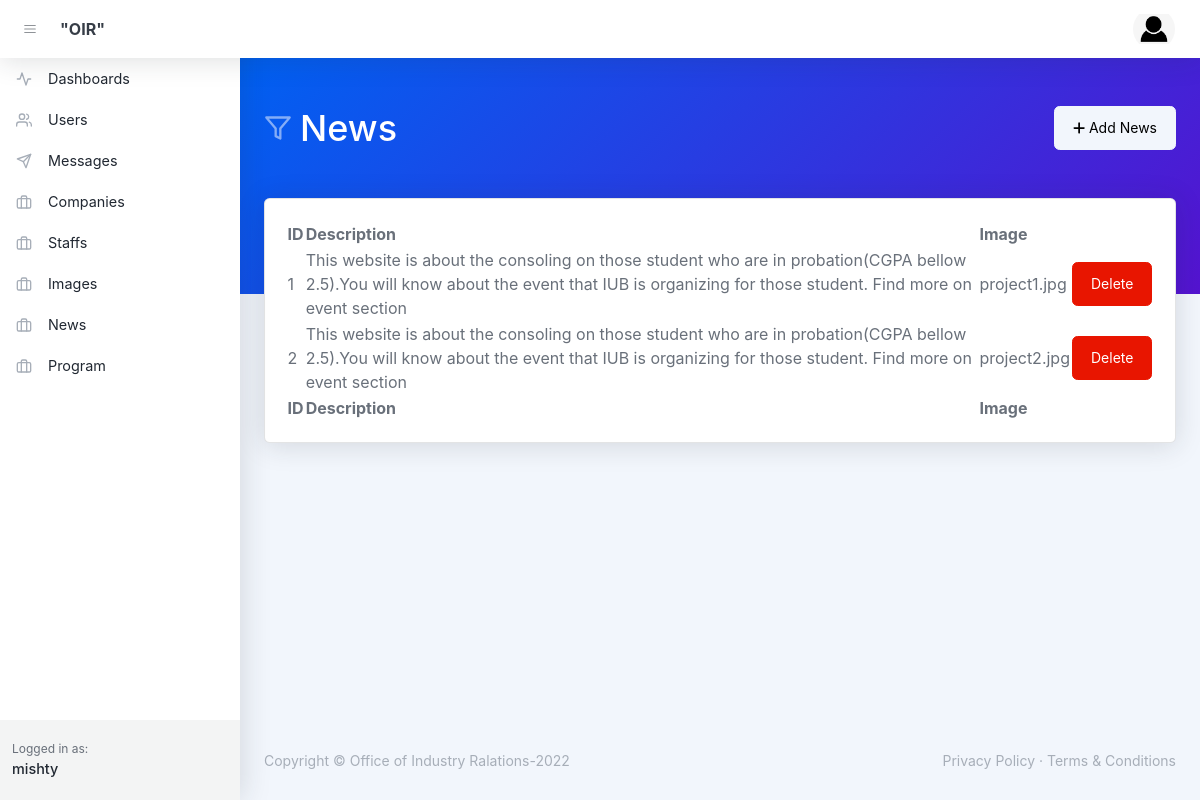
The page /dashboard/news.php (signed in) on the database its author committed.
### tables this page shows
CREATE TABLE `news` (
  `id` int(10) NOT NULL,
  `description` varchar(300) NOT NULL,
  `image` varchar(50) NOT NULL
);

### dashboard/news.php (the view, shortened to what this page needs)
<?php
    include '../php/conn.php';
    $name = "";
    if(isset($_SESSION['user'])){
        $name = $_SESSION['name'];
    }else if (isset($_COOKIE['email'])){
        $email = $_COOKIE['email'];
        $name = $_COOKIE['name'];
        $role = $_COOKIE['role'];
    }else{
        header("Location: ../login.php");
    }
    $sql = "SELECT * FROM news";
    $result = $mysqli->query($sql);
    $users = $result->fetch_all(MYSQLI_ASSOC);
?>
<!DOCTYPE html>
<html lang="en">
    <head>
        <link href="https://cdn.jsdelivr.net/npm/litepicker/dist/css/litepicker.css" rel="stylesheet" />
        <link href="css/styles.css" rel="stylesheet" />
    </head>
    <body class="nav-fixed">
        <nav class="topnav navbar navbar-expand shadow justify-content-between justify-content-sm-start navbar-light bg-white" id="sidenavAccordion">
            <button class="btn btn-icon btn-transparent-dark order-1 order-lg-0 me-2 ms-lg-2 me-lg-0" id="sidebarToggle"><i data-feather="menu"></i></button>
            <a class="navbar-brand pe-3 ps-4 ps-lg-2" href="index.html">"OIR"</a>
            <ul class="navbar-nav align-items-center ms-auto">
                <li class="nav-item dropdown no-caret dropdown-user me-3 me-lg-4">
                    <a class="btn btn-icon btn-transparent-dark dropdown-toggle" id="navbarDropdownUserImage" href="javascript:void(0);" role="button" data-bs-toggle="dropdown" aria-haspopup="true" aria-expanded="false"><img class="img-fluid" src="../images/user.png" /></a>
                </li>
            </ul>
        </nav>
        <div id="layoutSidenav">
            <div id="layoutSidenav_nav">
                <nav class="sidenav shadow-right sidenav-light">
                    <div class="sidenav-menu">
                        <div class="nav accordion" id="accordionSidenav">
                            <a class="nav-link" href="index.php">
                                <div class="nav-link-icon"><i data-feather="activity"></i></div>
                                Dashboards
                            </a>
                            <a class="nav-link" href="#">
                                <div class="nav-link-icon"><i data-feather="users"></i></div>
                                Users
                            </a>
                            <a class="nav-link" href="messages.php">
                                <div class="nav-link-icon"><i data-feather="send"></i></div>
                                Messages
                            </a>
                            <a class="nav-link" href="companies.php">
                                <div class="nav-link-icon"><i data-feather="briefcase"></i></div>
                                Companies
                            </a>
                            <a class="nav-link" href="staffs.php">
                                <div class="nav-link-icon"><i data-feather="briefcase"></i></div>
                                Staffs
                            </a>
                            <a class="nav-link" href="gallery.php">
                                <div class="nav-link-icon"><i data-feather="briefcase"></i></div>
                                Images
                            </a>
                            <a class="nav-link" href="news.php">
                                <div class="nav-link-icon"><i data-feather="briefcase"></i></div>
                                News
                            </a>
                            <a class="nav-link" href="program.php">
                                <div class="nav-link-icon"><i data-feather="briefcase"></i></div>
                                Program
                            </a>
                        </div>
                    </div>
                    <div class="sidenav-footer">
                        <div class="sidenav-footer-content">
                            <div class="sidenav-footer-subtitle">Logged in as:</div>
                            <div class="sidenav-footer-title"><?php echo $name; ?></div>
                        </div>
                    </div>
                </nav>
            </div>
            <div id="layoutSidenav_content">
                <main>
                    <header class="page-header page-header-dark bg-gradient-primary-to-secondary pb-10">
                        <div class="container-xl px-4">
                            <div class="page-header-content pt-4">
                                <div class="row align-items-center justify-content-between">
                                    <div class="col-12 mt-4">
                                        <div class="d-flex justify-content-between">
                                            <h1 class="page-header-title">
                                                <div class="page-header-icon"><i data-feather="filter"></i></div>
                                                News
                                            </h1>
                                            <a href="./add-news.php" class="btn btn-light"><i class="fa-solid fa-plus me-1"></i>Add News</a>
                                        </div>
                                    </div>
                                </div>
                            </div>
                        </div>
                    </header>
                    <div class="container-xl px-4 mt-n10">
                        <div class="card mb-4">
                            <div class="card-body">
                                <table id="datatablesSimple">
                                    <thead>
                                        <tr>
                                            <th>ID</th>
                                            <th>Description</th>
                                            <th>Image</th>
                                        </tr>
                                    </thead>
                                    <tfoot>
                                        <tr>
                                            <th>ID</th>
                                            <th>Description</th>
                                            <th>Image</th>
                                        </tr>
                                    </tfoot>
                                    <tbody>
                                        <?php
                                            foreach ($users as $user) {
                                                echo "<tr>";
                                                echo "<td>" . $user['id'] . "</td>";
                                                echo "<td>" . $user['description'] . "</td>";
                                                echo "<td>" . $user['image'] . "</td>";
                                                echo "<td><a href='../php/delete-news.php?id=" . $user['id'] . "' class='btn btn-danger'>Delete</a></td>";
                                                echo "</tr>";
                                            }
                                        ?>
                                    </tbody>
                                </table>
                            </div>
                        </div>
                    </div>
                </main>
                <footer class="footer-admin mt-auto footer-light">
                    <div class="container-xl px-4">
                        <div class="row">
                            <div class="col-md-6 small">Copyright &copy; Office of Industry Ralations-2022</div>
                            <div class="col-md-6 text-md-end small">
                                <a href="#!">Privacy Policy</a>
                                &middot;
                                <a href="#!">Terms &amp; Conditions</a>
                            </div>
                        </div>
                    </div>
                </footer>
            </div>
    </body>
</html>

### rows shown on the page
news: id "1", description "This website is about the consoling on those student who are in probation(CGPA bellow 2.5).You will know about the event that IUB is organizing for those student. Find more on event section", image "project1.jpg"
news: id "2", description "This website is about the consoling on those student who are in probation(CGPA bellow 2.5).You will know about the event that IUB is organizing for those student. Find more on event section", image "project2.jpg"

### other values the page prints
$name "mishty"
